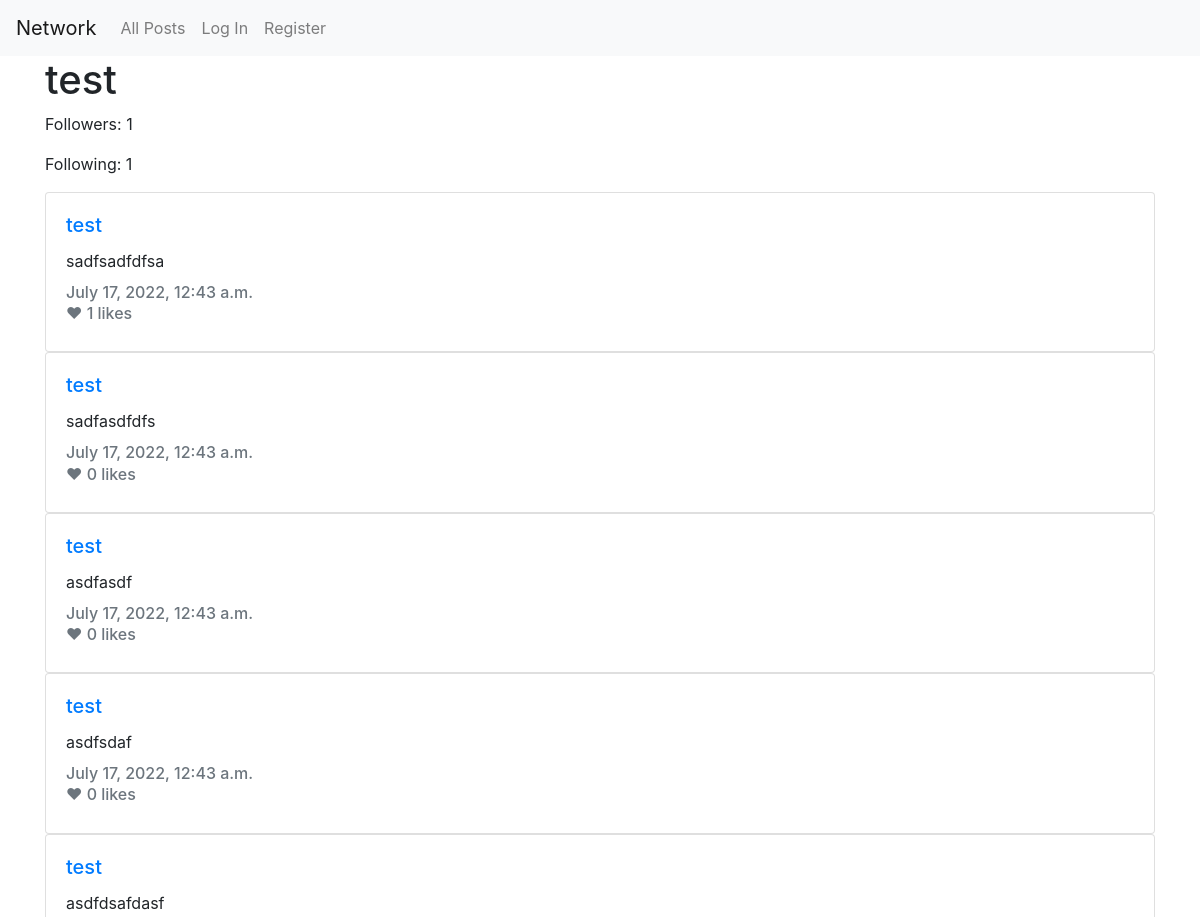
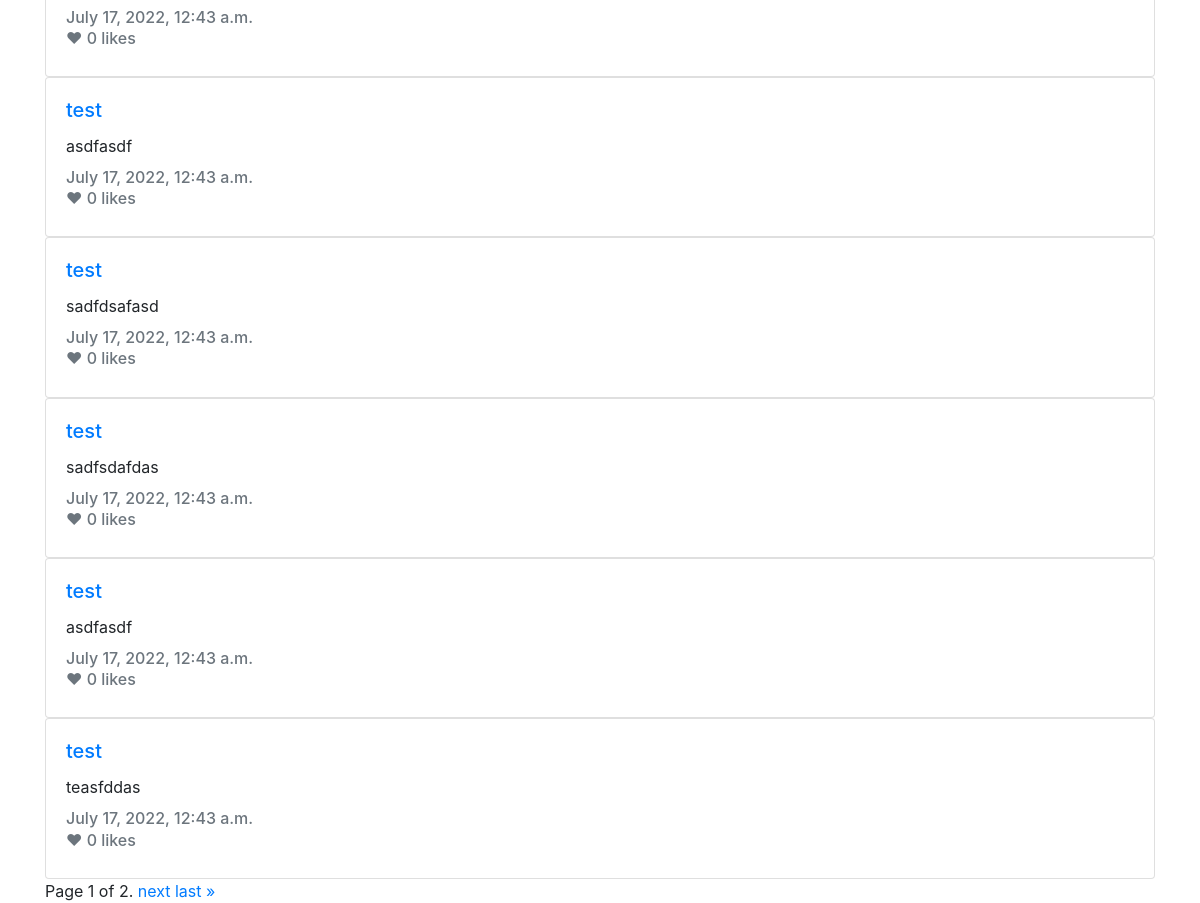
Screenshot of /u/test with the database file from the repository (2 pictures, top to bottom).
### network/models.py (models this page shows)
class User(AbstractUser):
    followers = models.ManyToManyField('self', symmetrical=False, blank=True, related_name='user_followers')
    created_at = models.DateTimeField(auto_now_add=True)
    updated_at = models.DateTimeField(auto_now=True)
    def get_followers_count(self):
        return self.followers.count()
    def get_following_count(self):
        return User.objects.filter(followers=self).count()

class Post(models.Model):
    user = models.ForeignKey(User, on_delete=models.CASCADE, related_name="posts")
    text = models.CharField(max_length=280)
    created_at = models.DateTimeField(auto_now_add=True)
    updated_at = models.DateTimeField(auto_now=True)

### network/views.py (the view)
# urls.py: path("u/<str:username>", views.user_profile_view, name="user_profile"),
def user_profile_view(request, username):
    try:
        user_profile = User.objects.get(username=username)
    except User.DoesNotExist:
        user_profile = None
    posts = Post.objects.filter(user=user_profile).order_by("created_at").reverse()
    paginator = Paginator(posts, 10)
    page_number = request.GET.get("page")
    page_obj = paginator.get_page(page_number)
    is_following = False
    if request.user and user_profile and request.user in user_profile.followers.all():
        is_following = True
    return render(request, "network/user.html", {
        "user_profile": user_profile,
        "is_following": is_following,
        "page_obj": page_obj
    })

### network/templates/network/user.html (shortened to what this page needs)
{% extends "network/layout.html" %}
{% block body %}
  <div class="container">
    {% if not user_profile %}
      <p>Can not find that user!</p>
    {% else %}
      <h1>{{ user_profile.username }}</h1>
      <p id="followers-count">Followers: {{ user_profile.get_followers_count }}</p>
      <p>Following: {{ user_profile.get_following_count }}</p>
      {% for post in page_obj %}
        <div class="card" style="width: 100%;">
          <div class="card-body">
            <h5 class="card-title">
              <a href="/u/{{ post.user.username }}">{{ post.user.username }}</a>
            </h5>
            <p class="card-text" id="post-text-{{ post.pk }}">{{ post.text }}</p>
            <h6 class="card-subtitle mb-2 text-muted">{{ post.created_at }}</h6>
            <h6 class="card-subtitle mb-2 text-muted likes-count likes-count-{{ post.id }}" data-id="{{ post.id }}">
              ❤ {{ post.likes.count }} likes</h6>
          </div>
        </div>
      {% endfor %}
      <div class="pagination">
        <span class="step-links">
          <span class="current">
            Page {{ page_obj.number }} of {{ page_obj.paginator.num_pages }}.
          </span>
          {% if page_obj.has_next %}
            <a href="?page={{ page_obj.next_page_number }}">next</a>
            <a href="?page={{ page_obj.paginator.num_pages }}">last &raquo;</a>
          {% endif %}
        </span>
      </div>
    {% endif %}
  </div>
{% endblock %}

### rows the page displays
User: username "test", get_followers_count "1", get_following_count "1"
Post: user.username "test", text "sadfsadfdfsa", created_at "July 17, 2022, 12:43 a.m.", likes.count "1"
Post: user.username "test", text "sadfasdfdfs", created_at "July 17, 2022, 12:43 a.m.", likes.count "0"
Post: user.username "test", text "asdfasdf", created_at "July 17, 2022, 12:43 a.m.", likes.count "0"
Post: user.username "test", text "asdfsdaf", created_at "July 17, 2022, 12:43 a.m.", likes.count "0"
Post: user.username "test", text "asdfdsafdasf", created_at "July 17, 2022, 12:43 a.m.", likes.count "0"
Post: user.username "test", text "asdfasdf", created_at "July 17, 2022, 12:43 a.m.", likes.count "0"
Post: user.username "test", text "sadfdsafasd", created_at "July 17, 2022, 12:43 a.m.", likes.count "0"
Post: user.username "test", text "sadfsdafdas", created_at "July 17, 2022, 12:43 a.m.", likes.count "0"
Post: user.username "test", text "asdfasdf", created_at "July 17, 2022, 12:43 a.m.", likes.count "0"
Post: user.username "test", text "teasfddas", created_at "July 17, 2022, 12:43 a.m.", likes.count "0"

### other values shown
{{ page_obj.number }} "1"
{{ page_obj.paginator.num_pages }} "2"
